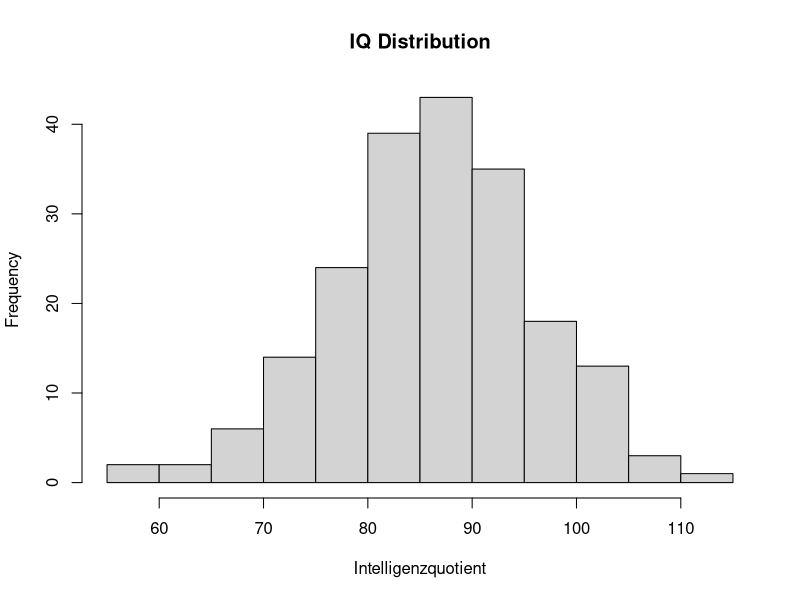
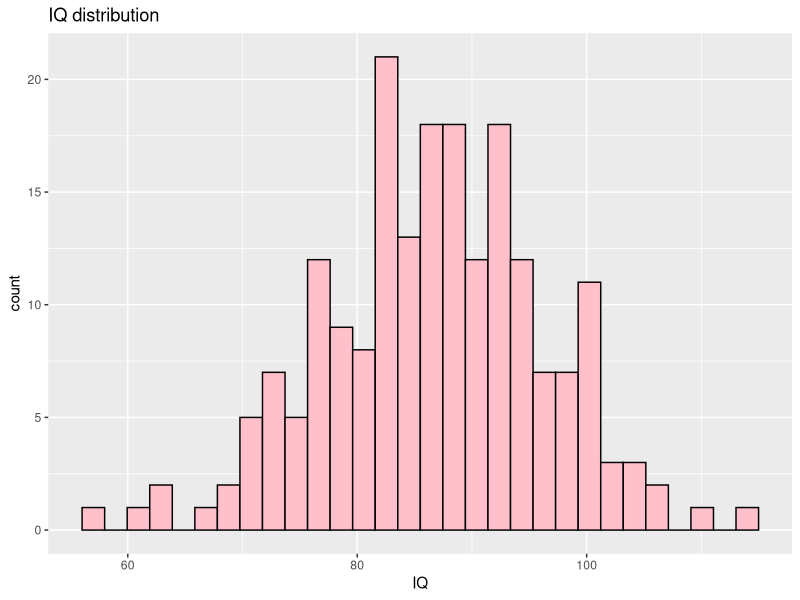
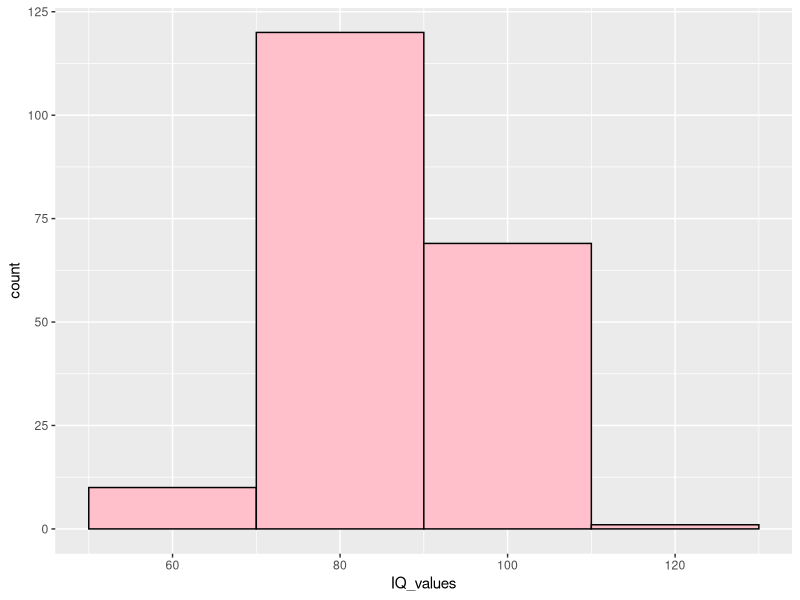
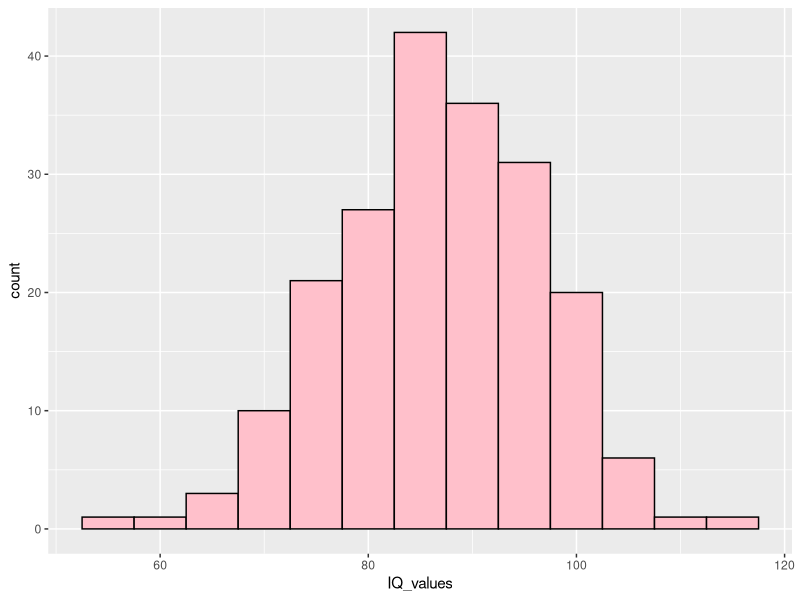
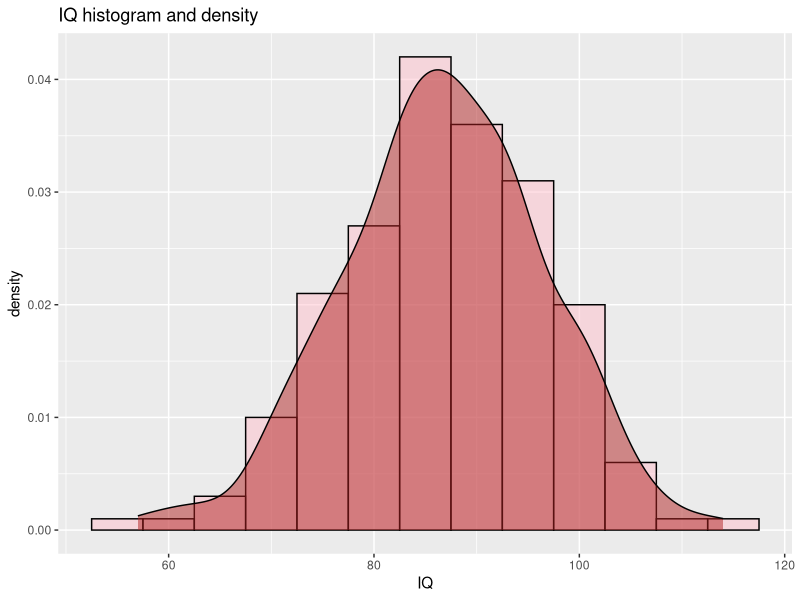
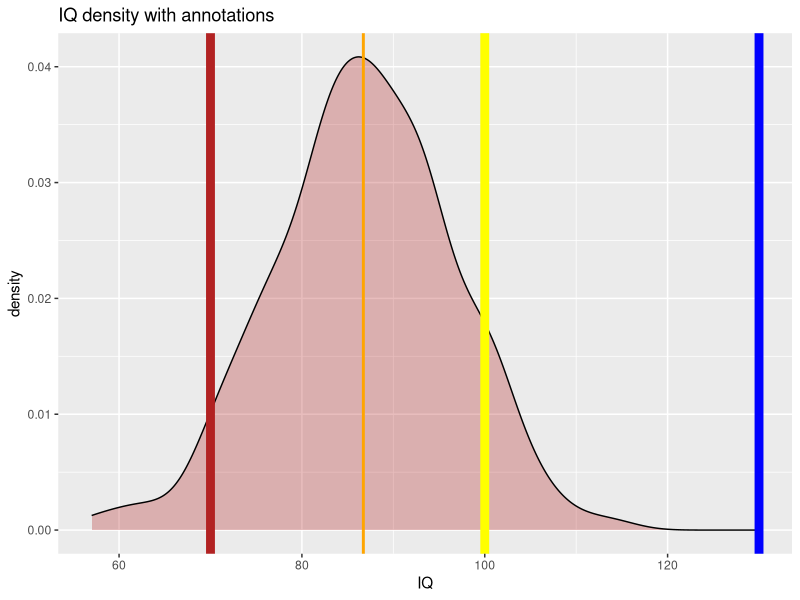
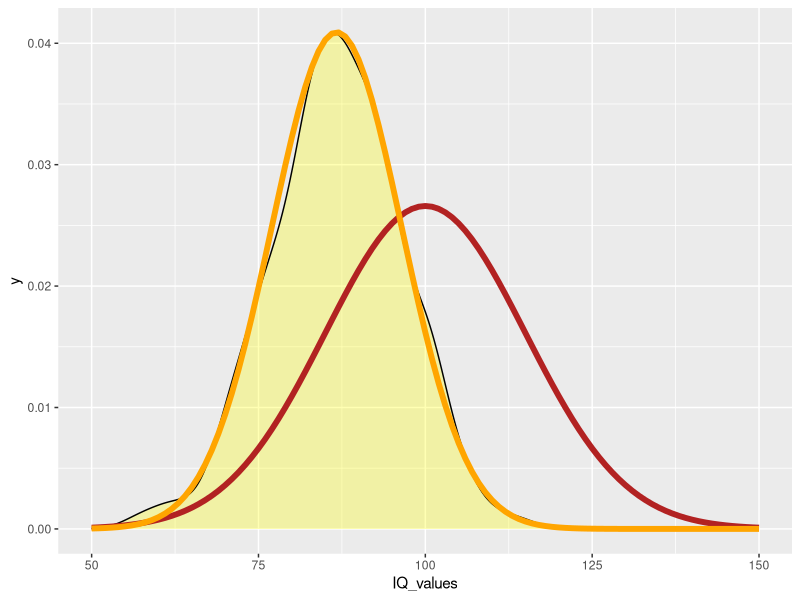
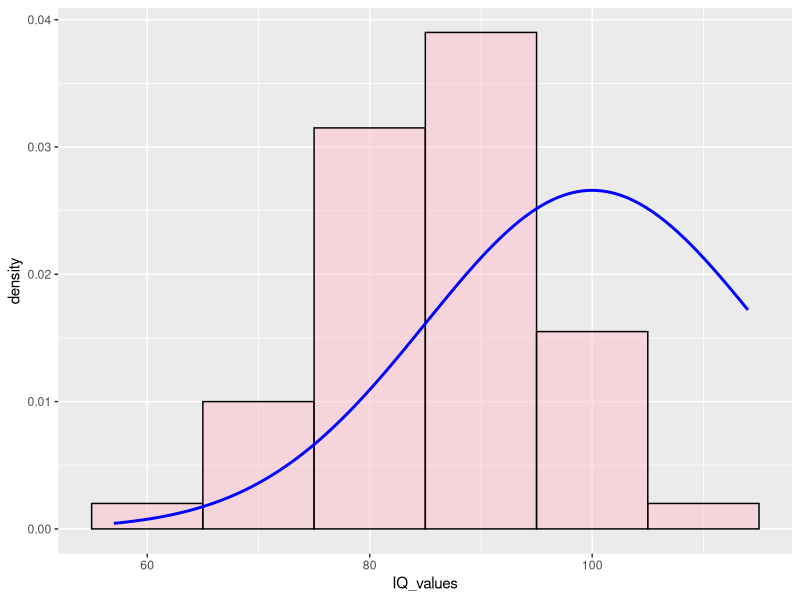

Here is the R script that generated these plots, in order:
## ---- chunk 1
knitr::opts_chunk$set(echo = TRUE)
knitr::opts_chunk$set(fig.height = 3, fig.width = 6)

library(tidyverse)
library(ggplot2)
setwd(dirname(rstudioapi::getSourceEditorContext()$path))
set.seed(42)
## ---- chunk 2
x = 10
round(log(x), 3)
x %>% log() %>% round(3)
## ---- chunk 3
IQ_values = rnorm(n=200, mean=87, sd=10) %>% round()
print(IQ_values)
## ---- chunk 4
mean(IQ_values)          # Mean
var(IQ_values)           # Variance
sd(IQ_values)            # Standard Deviation sigma
min(IQ_values)           # Minimum
max(IQ_values)           # Maximum
max(IQ_values) - min(IQ_values)  # Range
## ---- chunk 5
hist(IQ_values, breaks = 20,
     main="IQ Distribution", xlab = "Intelligenzquotient"
     )
## ---- chunk 6
df_IQ = data.frame(IQ_values)
## ---- chunk 7
ggplot(data=df_IQ, aes(x=IQ_values)) +
  geom_histogram(fill="pink", color="black") +
  labs(title="IQ distribution", x="IQ")
## ---- chunk 8
ggplot(data=df_IQ, aes(x=IQ_values)) +
  geom_histogram(binwidth=20, fill="pink", color="black")
## ---- chunk 9
ggplot(data=df_IQ, aes(x=IQ_values)) +
  geom_histogram(binwidth=5, fill="pink", color="black")
## ---- chunk 10
ggplot(data=df_IQ, aes(x=IQ_values)) +
  geom_histogram(aes(y=..density..), binwidth=5, fill="pink", 
                 color="black", alpha=.50) +
  geom_density(fill="firebrick", alpha = .50) +
  labs(title="IQ histogram and density", x = "IQ")
## ---- chunk 11
ggplot(data=df_IQ, aes(x=IQ_values)) +
  geom_density(fill="firebrick", alpha = .30) +
  geom_vline(aes(xintercept = 130), size=3, col="blue") +
  geom_vline(aes(xintercept = 70), size=3, col="firebrick") +
  geom_vline(aes(xintercept = 100), size=3, col="yellow") + 
  geom_vline(aes(xintercept = mean(IQ_values)), size=1, col="orange") +
  labs(title="IQ density with annotations", x="IQ")
## ---- chunk 12
ggplot(data=df_IQ, aes(x=IQ_values)) +
  geom_density(fill="yellow", alpha = .30) +  
  stat_function(fun = dnorm, n = 101, args = list(mean = 100, sd = 15), 
                col="firebrick", size=2) +
  stat_function(fun = dnorm, n = 101, args = list(mean = mean(IQ_values), sd = sd(IQ_values)), 
                col="orange", size=2) + 
  xlim(50, 150)
## ---- chunk 13
ggplot(data=df_IQ, aes(x=IQ_values)) +
  geom_histogram(aes(y=..density..), binwidth=10, fill="pink", 
                 color="black", alpha=.50) +  
  stat_function(fun = dnorm, n = 101, args = list(mean = 100, sd = 15), 
                col="blue", size=1)
## ---- chunk 14
IQ_1 = rnorm(n=100, mean=105, sd=10) %>% round()
IQ_2 = rnorm(n=100, mean=120, sd=16) %>% round()
IQ_3 = rnorm(n=100, mean=95, sd=8) %>% round()
df_1 = data.frame(school="school1", IQ=IQ_1)
df_2 = data.frame(school="school2", IQ=IQ_2)
df_3 = data.frame(school="school3", IQ=IQ_3)
df_schools = rbind(df_1, df_2, df_3)
## ---- chunk 15
ggplot(data=df_schools, aes(x=IQ, fill=school)) +
  geom_density(alpha=.50)
## ---- chunk 16
ggplot(data=df_schools, aes(x=school, y=IQ, fill=school)) +
  geom_bar(stat="summary", fun="mean") +
  ylim(0, 130)
## ---- chunk 17
# cleanup here
